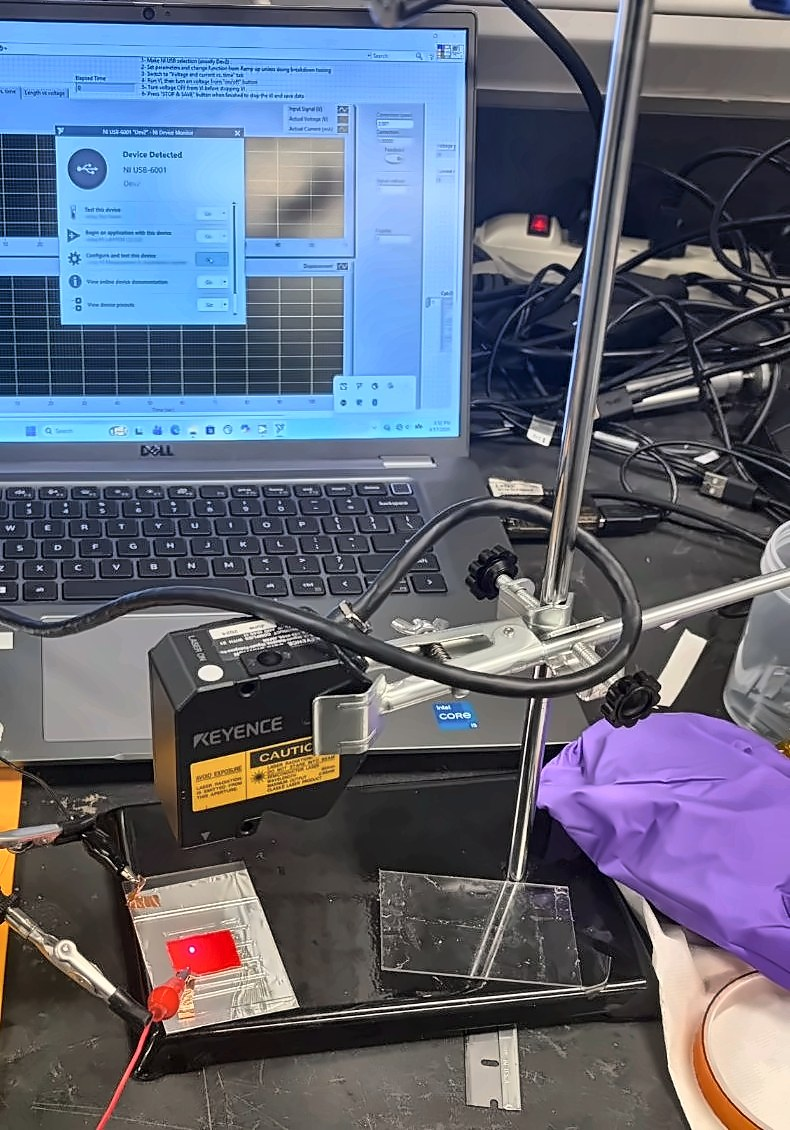
#> input picture images/keyence_rig.jpg, 790 x 1130 px
$ python -i touch_up_images.py   (imports and definitions only)
#> lines starting #> are read from the running program, lines starting #| are printed output that depends on the picture
#> further down, picture is the input picture: shape (1130, 790, 3); mean B, G, R 120.6, 103.3, 97
"""Touch up the photos and screenshots used on the website.

Writes edited copies to images/ and leaves the originals where they are.
Every edit is global and non-generative: cropping junk borders, white
balance, local contrast, light denoising and an unsharp mask. The cover
photo and the four smallest images also get a 2x super-resolution pass with EDSR (OpenCV
dnn_superres, model EDSR_x2.pb from github.com/Saafke/EDSR_Tensorflow),
a regression model that sharpens edges rather than inventing texture.
Nothing in any picture is added, removed or moved. The portrait only
gets light sharpening, no smoothing.

    python tools/touch_up_images.py path/to/EDSR_x2.pb [output name ...]

With output names (e.g. portrait.jpg), only those files are redone.

Needs numpy and opencv-contrib-python(-headless).
"""
import sys
from pathlib import Path

import cv2
import numpy as np

ROOT = Path(__file__).resolve().parents[1]
OUT = ROOT / "images"


# [15 lines left out: functions load, gray_world, not called in this run]


def local_contrast(img, clip=1.4, tiles=8):
    """CLAHE on lightness only, so colours don't shift."""
#> called with clip = 1.4, tiles = 8
    lab = cv2.cvtColor(img, cv2.COLOR_BGR2LAB)
#> lab: shape (1130, 790, 3); mean of channels 0, 1, 2 109.6, 131.3, 118.6
    l, a, b = cv2.split(lab)
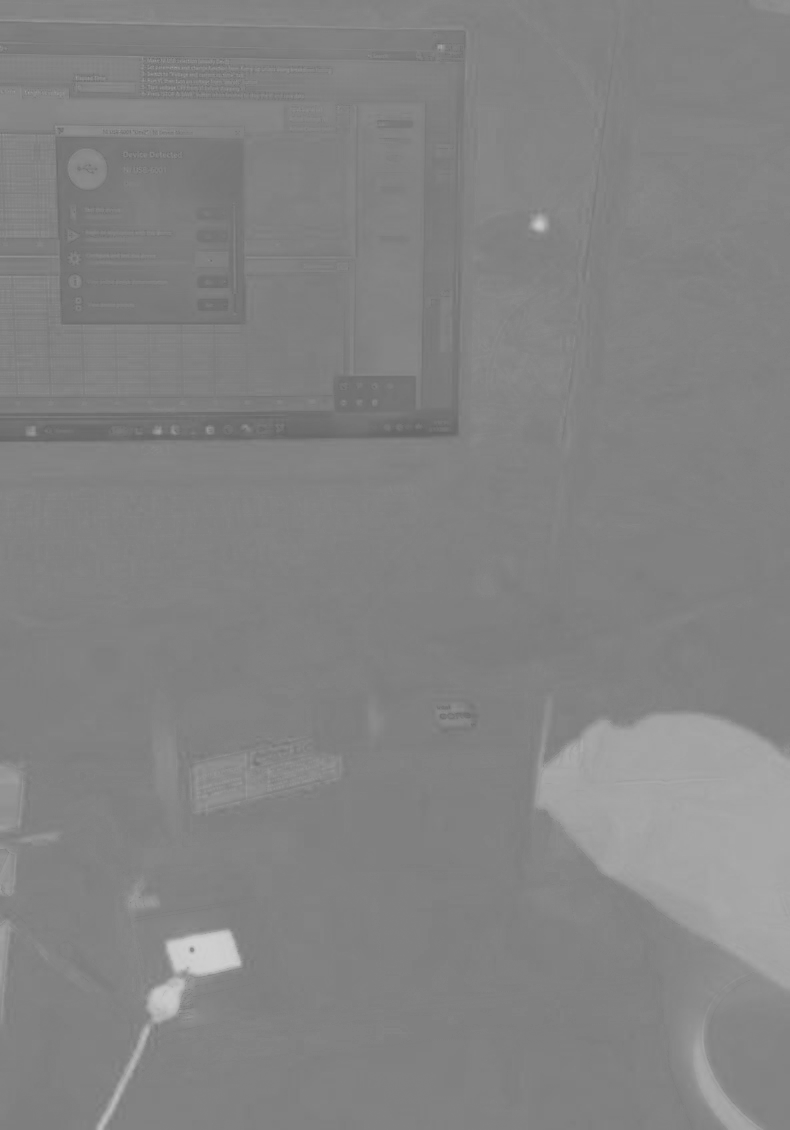
#> a: shape (1130, 790); min 101, max 208, mean 131.3
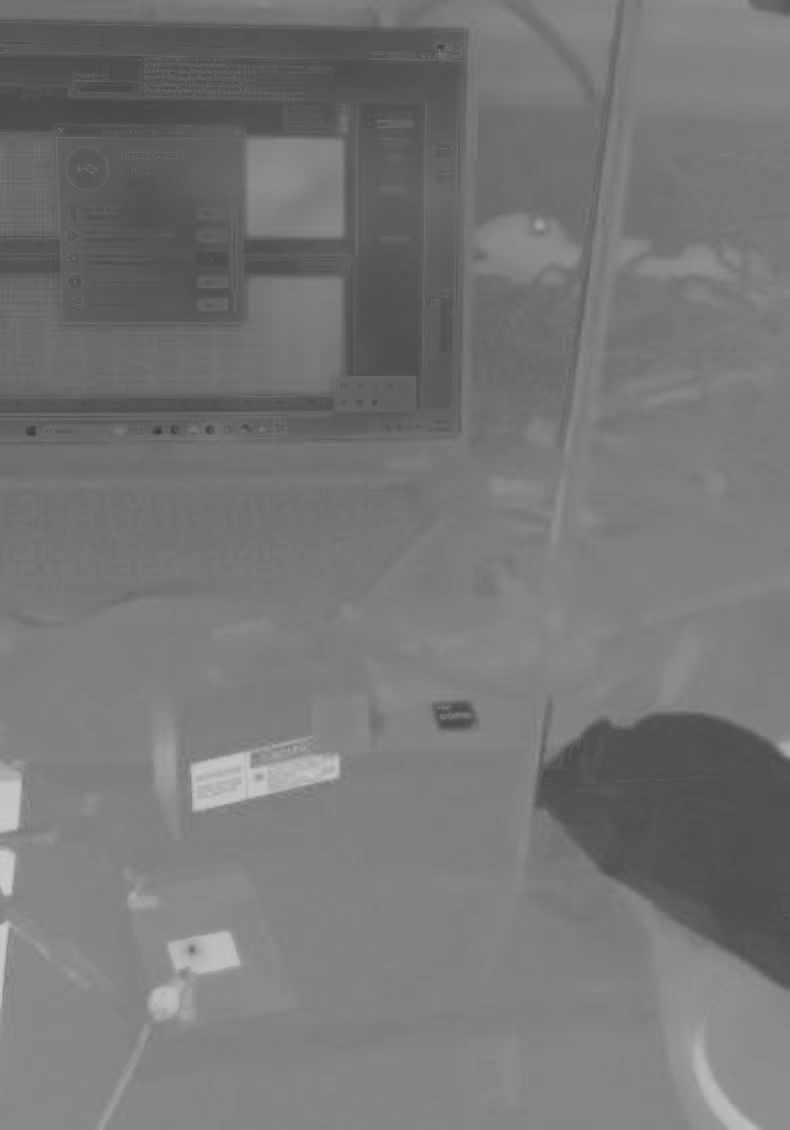
#> b: shape (1130, 790); min 57, max 203, mean 118.6
    l = cv2.createCLAHE(clipLimit=clip, tileGridSize=(tiles, tiles)).apply(l)
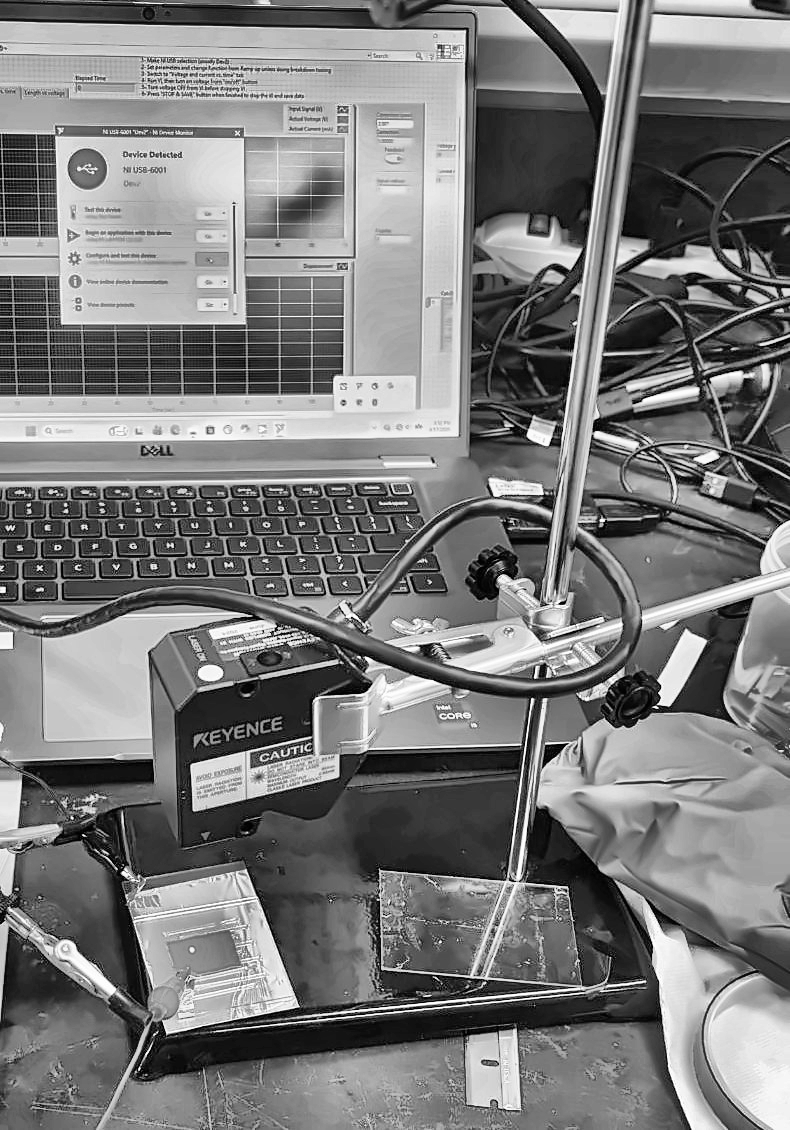
#> l: shape (1130, 790); min 0, max 255, mean 122.1
    return cv2.cvtColor(cv2.merge([l, a, b]), cv2.COLOR_LAB2BGR)
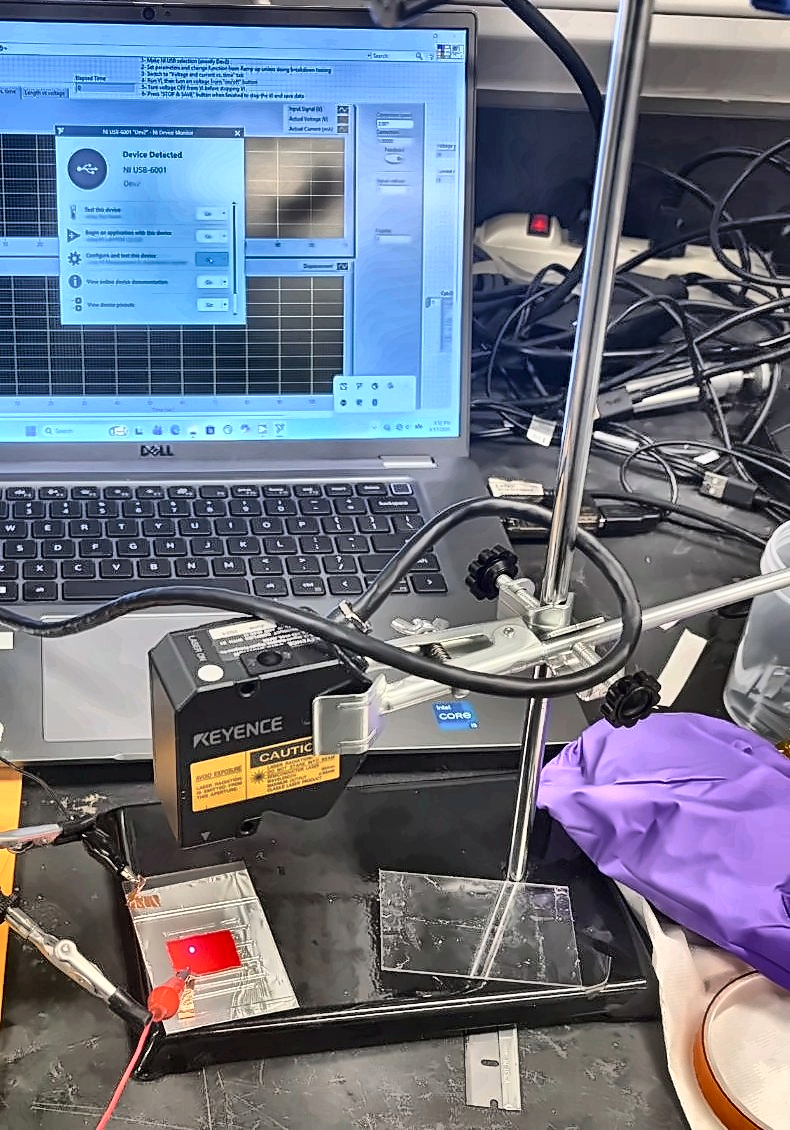
#> returned value: shape (1130, 790, 3); mean B, G, R 131.8, 115.8, 109.4


def denoise(img, h=4):
    return cv2.fastNlMeansDenoisingColored(img, None, h, h, 7, 21)


# [25 lines left out: functions unsharp, trim_white, resize_width, save_jpg, not called in this run]


def save_png(img, name):
    cv2.imwrite(str(OUT / name), img, [cv2.IMWRITE_PNG_COMPRESSION, 9])
    print(f"wrote images/{name} {img.shape[1]}x{img.shape[0]}", flush=True)


# [58 lines left out: functions recipes, main, not called in this run]


# [4 lines not run here, left out]

>>> import cv2
>>> picture = cv2.imread('../images/keyence_rig.jpg')
>>> result = local_contrast(picture)
